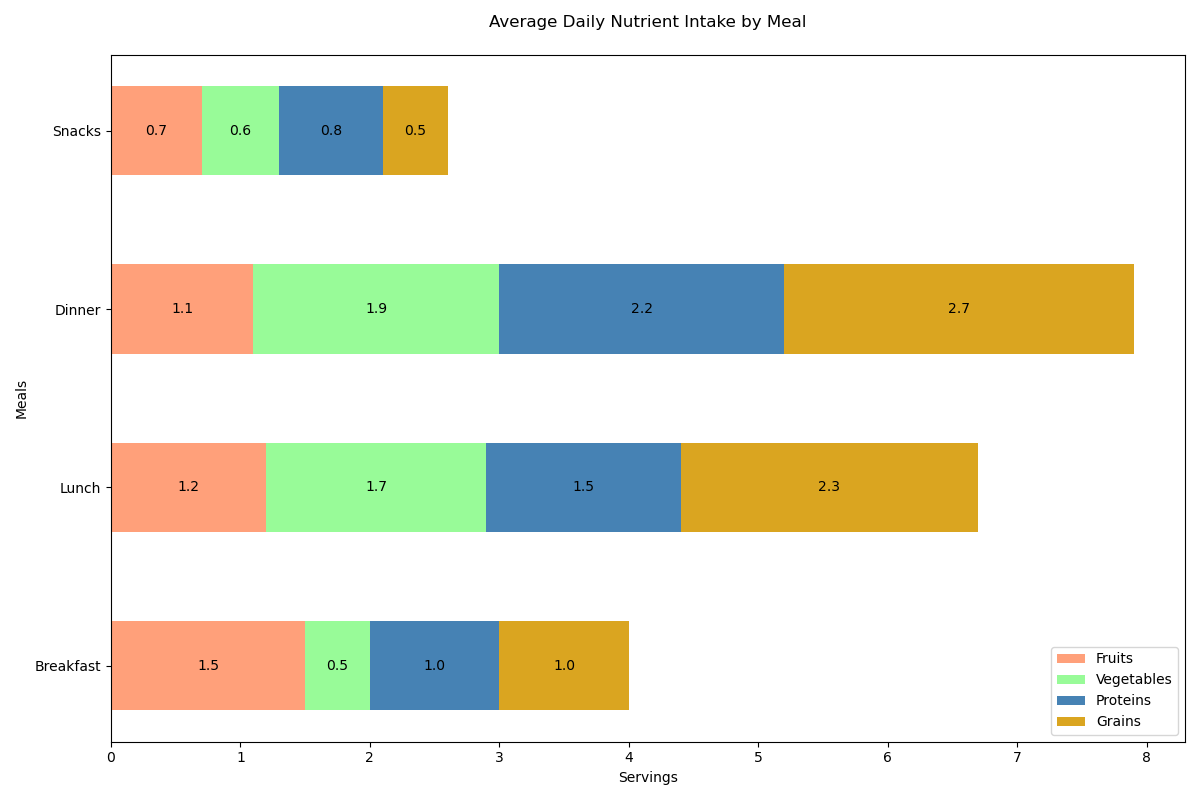

Write Python code to recreate this figure.

import matplotlib.pyplot as plt

# Data
categories = ['Breakfast', 'Lunch', 'Dinner', 'Snacks']
fruits = [1.5, 1.2, 1.1, 0.7]
vegetables = [0.5, 1.7, 1.9, 0.6]
proteins = [1.0, 1.5, 2.2, 0.8]
grains = [1.0, 2.3, 2.7, 0.5]

# Offsets for stacked bars
bottom_offset_fruits = [0, 0, 0, 0]
bottom_offset_vegetables = [a+b for a, b in zip(bottom_offset_fruits, fruits)]
bottom_offset_proteins = [a+b for a, b in zip(bottom_offset_vegetables, vegetables)]
bottom_offset_grains = [a+b for a, b in zip(bottom_offset_proteins, proteins)]

# Create horizontal bar chart
fig, ax = plt.subplots(figsize=(12, 8))  # Changed chart size

# Stacked bars
ax.barh(categories, fruits, height=0.5, left=bottom_offset_fruits, color='#FFA07A')  # LightSalmon
ax.barh(categories, vegetables, height=0.5, left=bottom_offset_vegetables, color='#98FB98')  # PaleGreen
ax.barh(categories, proteins, height=0.5, left=bottom_offset_proteins, color='#4682B4')  # SteelBlue
ax.barh(categories, grains, height=0.5, left=bottom_offset_grains, color='#DAA520')  # GoldenRod

# Add some text for labels, title, and custom y-axis tick labels, etc.
ax.set_xlabel('Servings')
ax.set_title('Average Daily Nutrient Intake by Meal', pad=20)
ax.set_yticks(range(len(categories)))
ax.set_yticklabels(categories)
ax.set_ylabel('Meals')

# Display the legend
ax.legend(['Fruits', 'Vegetables', 'Proteins', 'Grains'], loc='lower right')

# Add numerical labels to each bar
for i in range(len(categories)):
    ax.text(fruits[i] / 2, i, str(fruits[i]), va='center', ha='center', color='black')
    ax.text(fruits[i] + vegetables[i] / 2, i, str(vegetables[i]), va='center', ha='center', color='black')
    ax.text(fruits[i] + vegetables[i] + proteins[i] / 2, i, str(proteins[i]), va='center', ha='center', color='black')
    ax.text(fruits[i] + vegetables[i] + proteins[i] + grains[i] / 2, i, str(grains[i]), va='center', ha='center', color='black')

# Display the plot
plt.tight_layout()
plt.show()
